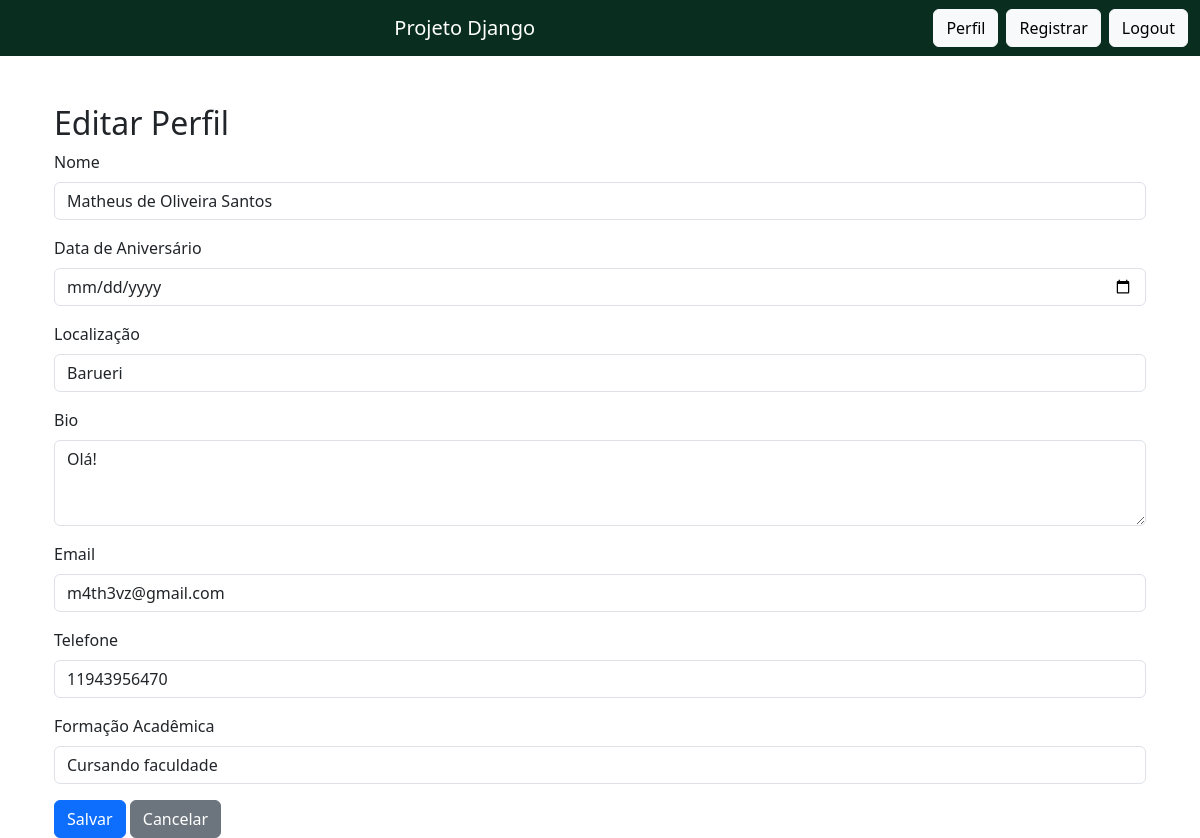
The page /profile/edit/ (signed in) on the database as committed earlier.
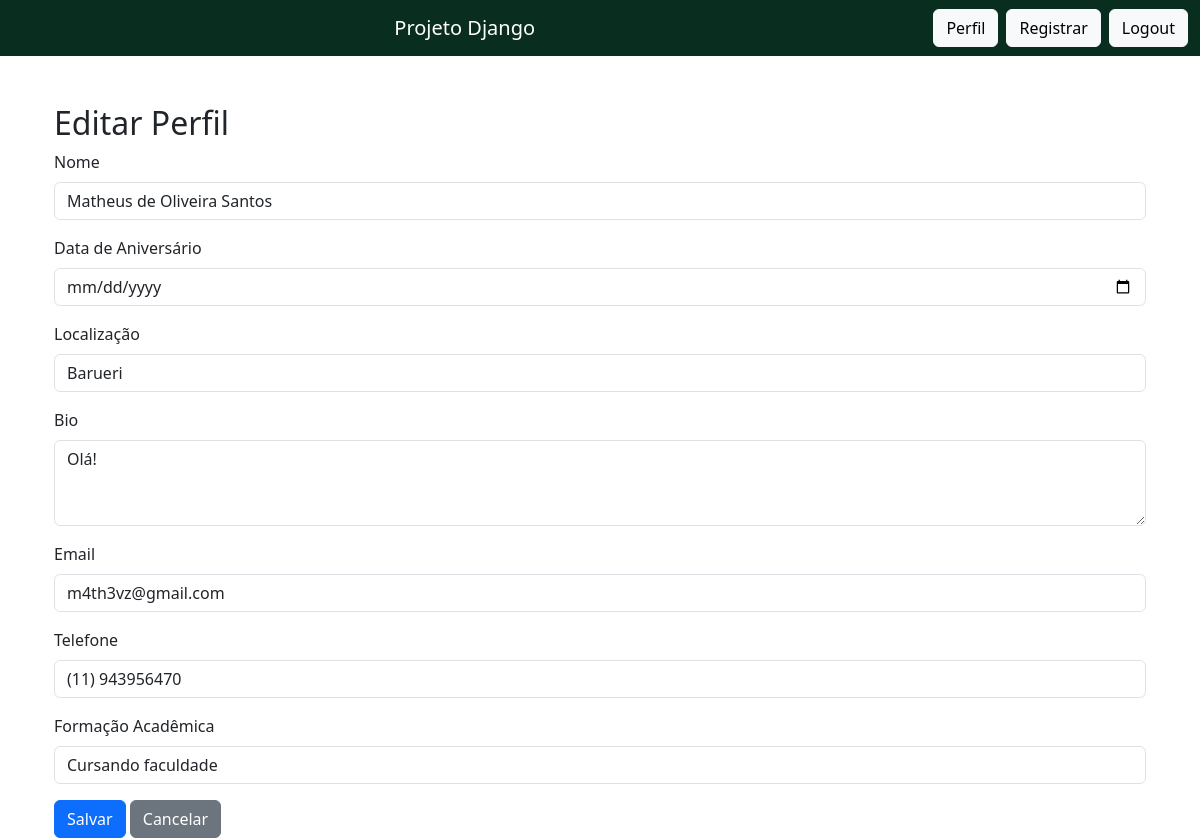
The same page on the database as committed later.
### core/models.py (models this page shows, shortened)
class Profile(models.Model):
    user = models.OneToOneField(User, on_delete=models.CASCADE)
    full_name = models.CharField(max_length=100, blank=True)
    birth_date = models.DateField(null=True, blank=True)
    location = models.CharField(max_length=100, blank=True)
    bio = models.TextField(blank=True)
    email = models.EmailField(blank=True)
    phone_number = models.CharField(max_length=15, blank=True, null=True)
    education = models.CharField(max_length=255, blank=True, null=True)

### core/views.py (the view)
# urls.py: path('profile/edit/', views.profile_edit_view, name='profile_edit'),
@login_required
def profile_edit_view(request):
    profile = Profile.objects.get(user=request.user)
    if request.method == 'POST':
        form = ProfileForm(request.POST, instance=profile)
        if form.is_valid():
            form.save()
            return redirect('profile')
    else:
        form = ProfileForm(instance=profile)
    return render(request, 'profile_edit.html', {'form': form})

### core/forms.py
class ProfileForm(forms.ModelForm):
    class Meta:
        model = Profile
        fields = ['full_name', 'birth_date', 'location', 'bio', 'email', 'phone_number', 'education']

### core/templates/profile_edit.html (shortened to what this page needs)
{% extends 'base.html' %}
{% block content %}
<div class="container mt-5">
    <h2>Editar Perfil</h2>
    <form method="post" action="{% url 'profile_edit' %}">
        <div class="mb-3">
            <label for="full_name" class="form-label">Nome</label>
            <input type="text" class="form-control" id="full_name" name="full_name" value="{{ form.full_name.value }}">
        </div>
        <div class="mb-3">
            <label for="birth_date" class="form-label">Data de Aniversário</label>
            <input type="date" class="form-control" id="birth_date" name="birth_date" value="{{ form.birth_date.value }}">
        </div>
        <div class="mb-3">
            <label for="location" class="form-label">Localização</label>
            <input type="text" class="form-control" id="location" name="location" value="{{ form.location.value }}">
        </div>
        <div class="mb-3">
            <label for="bio" class="form-label">Bio</label>
            <textarea class="form-control" id="bio" name="bio" rows="3">{{ form.bio.value }}</textarea>
        </div>
        <div class="mb-3">
            <label for="email" class="form-label">Email</label>
            <input type="email" class="form-control" id="email" name="email" value="{{ form.email.value }}">
        </div>
        <div class="mb-3">
            <label for="phone_number" class="form-label">Telefone</label>
            <input type="text" class="form-control" id="phone_number" name="phone_number" value="{{ form.phone_number.value }}">
        </div>
        <div class="mb-3">
            <label for="education" class="form-label">Formação Acadêmica</label>
            <input type="text" class="form-control" id="education" name="education" value="{{ form.education.value }}">
        </div>
        <button type="submit" class="btn btn-primary">Salvar</button>
        <a href="{% url 'profile' %}" class="btn btn-secondary">Cancelar</a>
{% endblock content %}

Rows that differ between the two databases and show on the page:
changed Profile "Matheus de Oliveira Santos": phone_number "11943956470" → "(11) 943956470"
